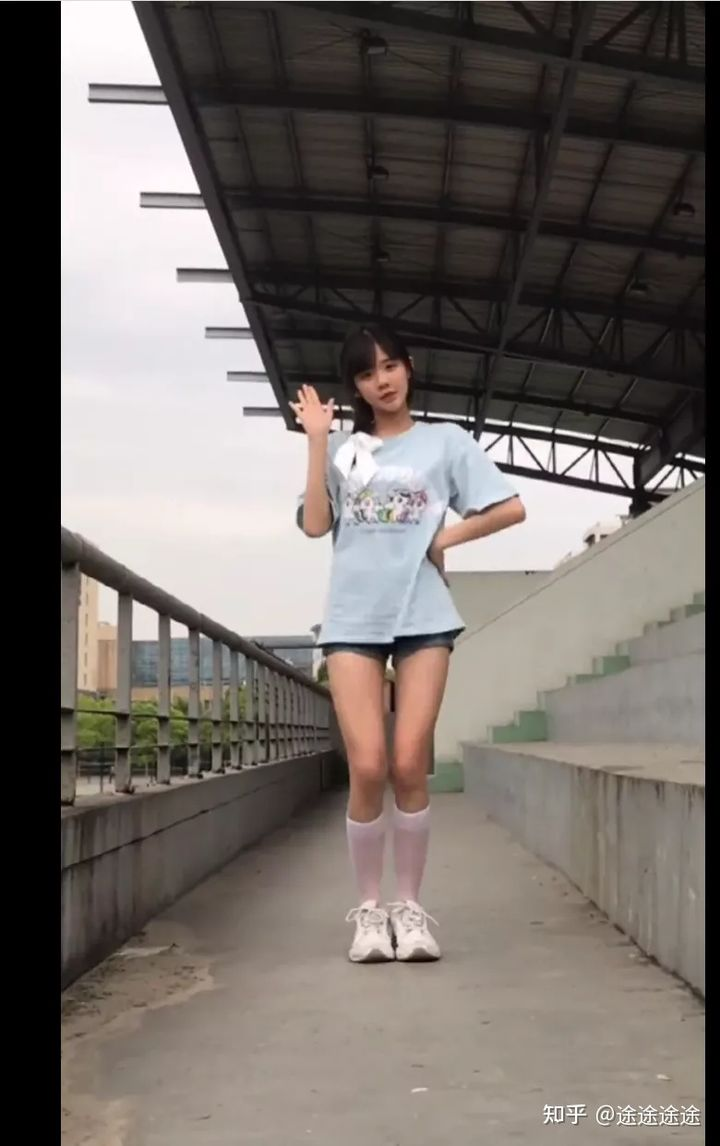
#> input picture 图片处理/pic1.jpg, 720 x 1146 px
$ python pic_test.py
#> lines starting #> are read from the running program, lines starting #| are printed output that depends on the picture; after the words box and inside, x2 and y2 are one past the last pixel; in counts of white or black regions, pixels touching at a corner belong together
import cv2
import numpy as np

def read_pic():
    '''# 加载图片
    img = cv2.imread("./pic1.jpg")
    cv2.namedWindow("input", cv2.WINDOW_AUTOSIZE)
    cv2.imshow("input", img)
    cv2.waitKey(0)
    cv2.destroyAllWindows()

    # 获取图片尺寸
    img = cv2.imread("./pic1.jpg")
    h, w, ch = img.shape
    print('原图尺寸：', h, w, ch)

    new_h = int(h / 2)
    new_w = int(w / 2)

    res = cv2.resize(img, (new_w, new_h), interpolation=cv2.INTER_LINEAR)
    cv2.imwrite('./half_pic1.jpg', res)

    # 获取图片尺寸
    img = cv2.imread("./half_pic1.jpg")
    h, w, ch = img.shape
    print('缩半原图尺寸：', h, w, ch)

    img = cv2.imread("./pic1.jpg")
    h, w, ch = img.shape
    print(h, w, ch)
    # (x0,y0) (x1,y1) 矩阵
    x0, y0 = 200, 80
    x1, y1 = 880, 960
    # img 是一个按行扫描的矩阵
    res = img[y0:y1, x0:x1]
    print('截取后 H,W=', res.shape[:2])
    cv2.imwrite('./pic.jpg', res)
'''
    # 读取原始图片
    image = cv2.imread('./pic1.jpg')
#> image is the input picture: shape (1146, 720, 3); mean B, G, R 102.5, 107.1, 114.3
    (h, w) = image.shape[:2]
#> h = 1146; w = 720
    print("SOURCE", image.shape)
#| SOURCE (1146, 720, 3)

    # 定义水印所在区域,矩形
    mask = np.zeros((h, w, 1), dtype=np.uint8)
    mask[909:943, 517:706] = np.ones((943 - 909, 706 - 517, 1), dtype=np.uint8) * 255

    # 去掉深色的像素 ， 140 是个魔术数，需要调参
    for y in range(909, 943):
        for x in range(517, 706):
            if sum(image[y, x]) / 3 < 140:
                mask[y, x] = (0)

    # 观察mask
    new_h = int(h / 2)
#> new_h = 573
    new_w = int(w / 2)
#> new_w = 360
    mask2 = cv2.resize(mask, (new_w, new_h))
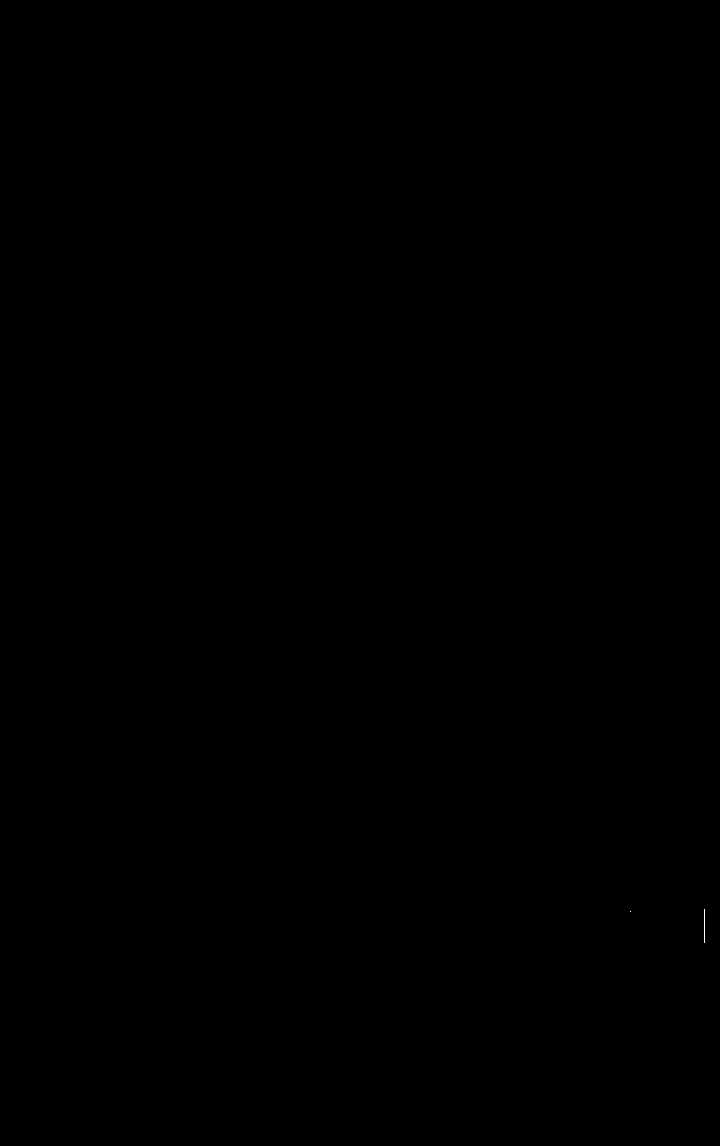
#> mask: shape (1146, 720, 1); 0% white in thin lines or dots, all inside (x1, y1, x2, y2) = (630, 909, 705, 943)
    cv2.imshow('初始选区', mask2)

    kernel = cv2.getStructuringElement(cv2.MORPH_RECT, (7, 7))
    mask = cv2.dilate(mask, kernel)

    mask2 = cv2.resize(mask, (new_w, new_h))
#> mask: shape (1146, 720); 0.04% white; 2 white regions, box (x1, y1, x2, y2) and area: (701, 906, 708, 946) 280, (627, 908, 634, 915) 49
    cv2.imshow('膨胀后选区', mask2)
    cv2.waitKey(0)

    # 修复图片
    dst = cv2.inpaint(image, mask, 3, cv2.INPAINT_TELEA)

    cv2.imwrite('./pic1_inp2.jpg', dst)

if __name__ == '__main__':
    read_pic()
